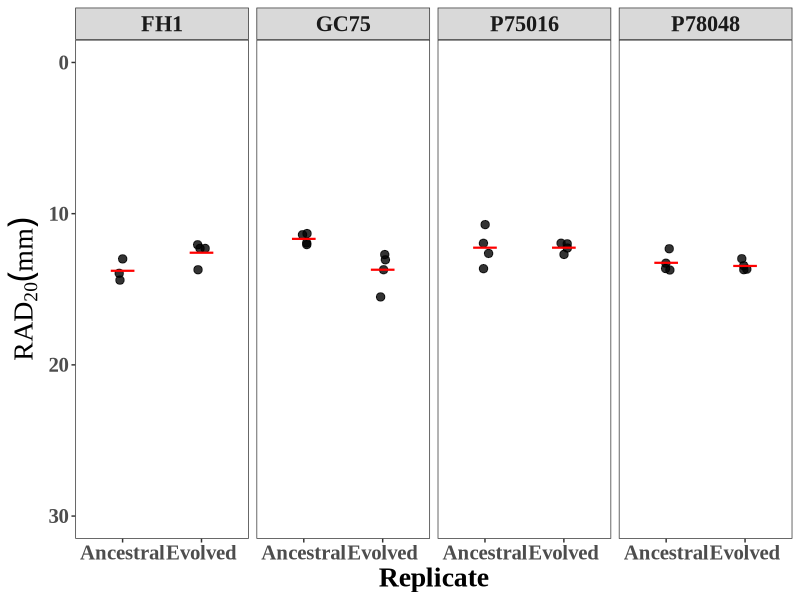
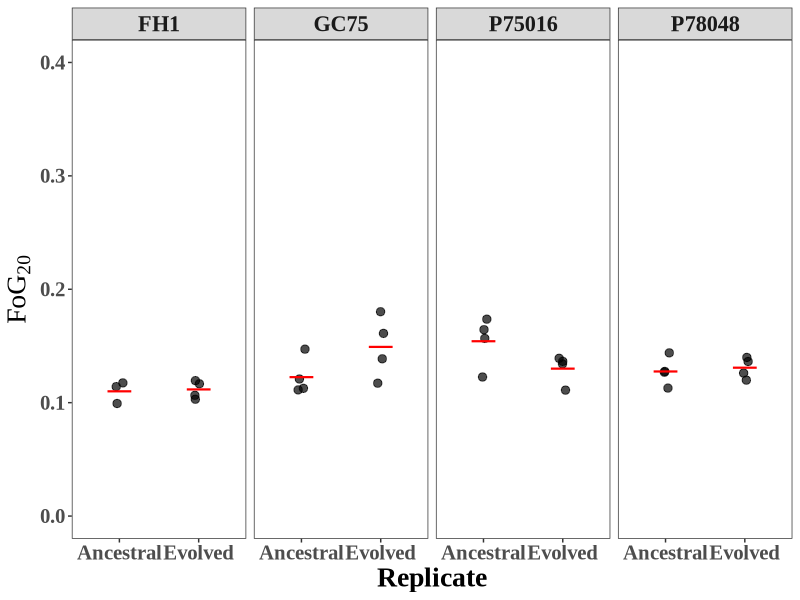
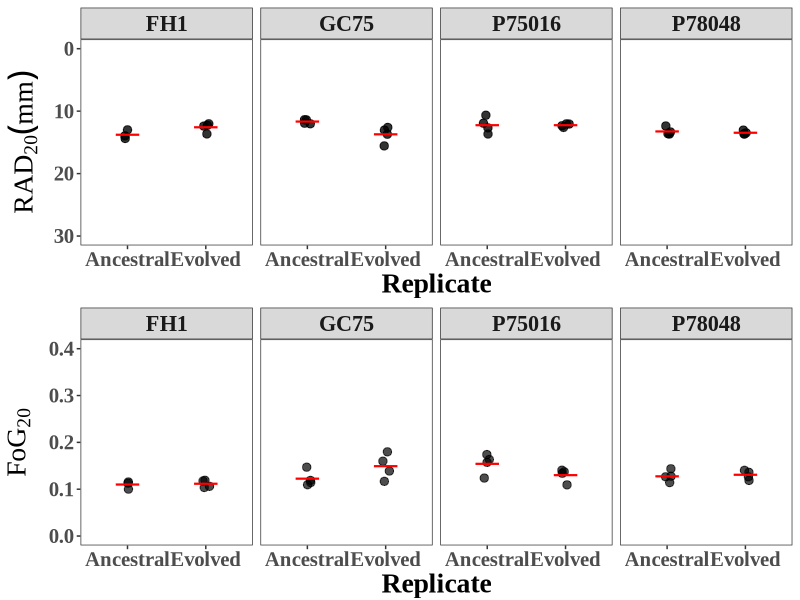
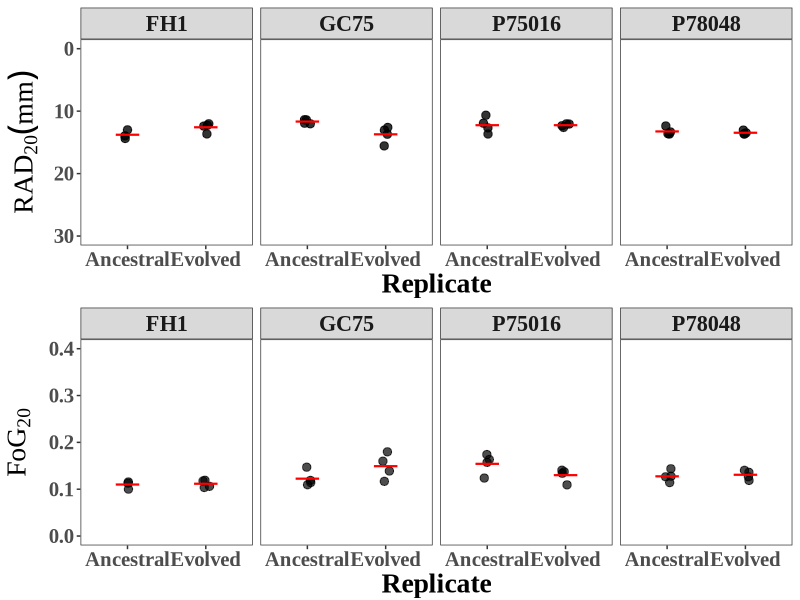

These figures' R source, in order:
#Change "Line" names for the evolved strains to "BAEA4" or "BAEA8" in the csv
#Change "Type" to a continuous value by removing the letters "evo" or "anc" and only leaving numbers in the csv

#upload the raw data
#RAD20 from 24hr data + FoG20 from 48hr data

library(here)
library(tidyverse)
library(lmerTest)
library(ggpubr)
library(viridis)

getwd()

#strip off the "EVO/T0"
df <- read.csv(here("data_in","DDA", "fortyeighthourdataset_df_edited.csv"))
df$name <- sub("_EVO", " ", df$name)
df$name <- sub("_T0", " ", df$name)

#remove blank
df <- df[-1,]

df <- df %>% select(name, RAD20, FoG20) %>%  separate(name, c("Strain", "Replicate"), sep = "_R") 

Strain_Names <- tibble( Strain = c("A03","A04","A08","A18"), StrainName = c("GC75","P78048", "P75016", "FH1"))


df <- df %>% mutate(Replicate = gsub("([0-9])([a-zA-Z])","\\1 \\2", Replicate)) %>%
  separate(Replicate, c("Replicate", "TechnicalReplicate")) %>% 
  group_by(Strain, Replicate) %>% 
  summarise(RAD20 = mean(RAD20), 
            FoG20 = mean(FoG20)) %>%
  mutate(Strain = gsub("([a-zA-Z])([0-9])","\\1 \\2", Strain)) %>% 
  separate(Strain, c("Origin", "StrainNo"))

df$Origin[df$Origin == "A"] <- "Ancestral"
df$Origin[df$Origin == "BAEA"] <- "Evolved"
df <- df %>% mutate(A = "A") %>% unite(Strain, c(A, StrainNo), sep = "")


df <- df %>% 
  group_by(Origin, Strain, Replicate) %>% 
  summarise(RAD20 = mean(RAD20), 
            FoG20 = mean(FoG20))

#removing outlier (A18 T0 R7)
df <- df[-15,]

################################################################################################################################
#Function that will calculate the mean, median, sd, and se
data_summary <- function(data, varname, groupnames){
  require(plyr)
  summary_func <- function(x, col){
    c(mean = mean(x[[col]], na.rm=TRUE),
      median=median(x[[col]],na.rm=TRUE),
      sd = sd(x[[col]], na.rm=TRUE),
      se= sd(x[[col]])/sqrt(length(x[[col]])))}
  
  data_sum<-ddply(data, groupnames, .fun=summary_func,
                  varname)
  data_sum <- rename(data_sum, c("mean" = varname))
  return(data_sum)
}

#Applying the function to RAD20 and FoG50
RAD <- data_summary(df, varname=c("RAD20"), 
                  groupnames=c("Origin", "Strain"))
FoG <- data_summary(df, varname=c("FoG20"), 
                  groupnames=c("Origin", "Strain"))

#Detach the plyr package 
detach("package:plyr", unload = TRUE)

df <- merge(df, Strain_Names)

R_p1 <- ggplot(df) +
  geom_jitter(mapping= aes(x = Origin, y=RAD20), maxwidth = 1, alpha = 0.8, size = 2.5, position = position_jitter(width = .05)) + 
  stat_summary(df,mapping = aes(x = Origin, y = RAD20), 
               fun.y = "mean", 
               geom = "crossbar",
               width = 0.3,
               size = 0.3,
               colour="red") +
  scale_y_reverse() +
  facet_wrap(~StrainName, nrow = 1) +
  xlab("Replicate") +
  ylab(expression(RAD[20]  (mm))) +
  expand_limits( y = c(30, 0))+
  theme_bw() + 
  theme(strip.background = element_rect(), panel.grid.major = element_blank(), 
        panel.grid.minor = element_blank(),
        text=element_text(family="Times New Roman", face="bold", size = 20),
        axis.text = element_text(size = 15, hjust = 0.5)) 

R_p1

T_p1 <- ggplot(df) +
  geom_jitter(mapping= aes(x = Origin, y=FoG20), maxwidth = 1,alpha = 0.7, size = 2.5, position = position_jitter(width = .05)) + 
  stat_summary(df,mapping = aes(x = Origin, y = FoG20), 
               fun.y = "mean", 
               geom = "crossbar",
               width = 0.3,
               size = 0.3,
               colour="red") +
  facet_wrap(~StrainName, nrow = 1)+ 
  expand_limits( y = c(0, 0.4))+
  xlab("Replicate") +
  ylab(expression(FoG[20])) + 
  theme_bw() + 
  theme(strip.background = element_rect(), panel.grid.major = element_blank(), 
        panel.grid.minor = element_blank(),
        text=element_text(family="Times New Roman", face="bold", size = 20),
        axis.text = element_text(size = 15, hjust = 0.5)) 
T_p1

RT_p1 <- ggarrange(R_p1, T_p1, nrow = 2, align = "hv")
RT_p1

ggsave(plot = RT_p1, here("figures_out","DDA","230912_BAE_RT1.jpg"), 
       width = 9, 
       height = 7)

################################################################################################################################
t.test(RAD20~Origin, data = df %>% filter(Strain == "A03"))
#data:  RAD20 by Origin
#t = -3.0888, df = 3.551, p-value = 0.04295
#alternative hypothesis: true difference in means between group Ancestral and group Evolved is not equal to 0
#95 percent confidence interval:
#  -3.9721414 -0.1111919
#sample estimates:
#  mean in group Ancestral   mean in group Evolved 
#11.66667                13.70833

t.test(FoG20~Origin, data = df %>% filter(Strain == "A03"))
#data:  FoG20 by Origin
#t = -1.6757, df = 4.977, p-value = 0.1549
#alternative hypothesis: true difference in means between group Ancestral and group Evolved is not equal to 0
#95 percent confidence interval:
#  -0.06763075  0.01429741
#sample estimates:
#  mean in group Ancestral   mean in group Evolved 
#0.1225000               0.1491667 

t.test(RAD20~Origin, data = df %>% filter(Strain == "A04"))
#data:  RAD20 by Origin
#t = -0.59062, df = 4.4118, p-value = 0.5837
#alternative hypothesis: true difference in means between group Ancestral and group Evolved is not equal to 0
#95 percent confidence interval:
#  -1.1526636  0.7359969
#sample estimates:
#  mean in group Ancestral   mean in group Evolved 
#13.25000                13.45833 

t.test(FoG20~Origin, data = df %>% filter(Strain == "A04"))
#data:  FoG20 by Origin
#t = -0.43471, df = 5.5537, p-value = 0.6801
#alternative hypothesis: true difference in means between group Ancestral and group Evolved is not equal to 0
#95 percent confidence interval:
#  -0.02246753  0.01580086
#sample estimates:
#  mean in group Ancestral   mean in group Evolved 
#0.1275000               0.1308333 

t.test(RAD20~Origin, data = df %>% filter(Strain == "A08"))
#data:  RAD20 by Origin
#t = 0, df = 3.3844, p-value = 1
#alternative hypothesis: true difference in means between group Ancestral and group Evolved is not equal to 0
#95 percent confidence interval:
#  -1.939061  1.939061
#sample estimates:
#  mean in group Ancestral   mean in group Evolved 
#12.25                   12.25 

t.test(FoG20~Origin, data = df %>% filter(Strain == "A08"))
#data:  FoG20 by Origin
#t = 1.8891, df = 5.0481, p-value = 0.1169
#alternative hypothesis: true difference in means between group Ancestral and group Evolved is not equal to 0
#95 percent confidence interval:
#  -0.008624328  0.056957661
#sample estimates:
#  mean in group Ancestral   mean in group Evolved 
#0.1541667               0.1300000 

t.test(RAD20~Origin, data = df %>% filter(Strain == "A18"))
#data:  RAD20 by Origin
#t = 2.1915, df = 4.6212, p-value = 0.0844
#alternative hypothesis: true difference in means between group Ancestral and group Evolved is not equal to 0
#95 percent confidence interval:
# -0.2418816  2.6307705
#sample estimates:
#  mean in group Ancestral   mean in group Evolved 
#13.77778                12.58333

t.test(FoG20~Origin, data = df %>% filter(Strain == "A18"))
#data:  FoG20 by Origin
#t = -0.2582, df = 4.1468, p-value = 0.8086
#alternative hypothesis: true difference in means between group Ancestral and group Evolved is not equal to 0
#95 percent confidence interval:
# -0.01934115  0.01600782 
#sample estimates:
#  mean in group Ancestral   mean in group Evolved 
#              0.1100000               0.1116667
